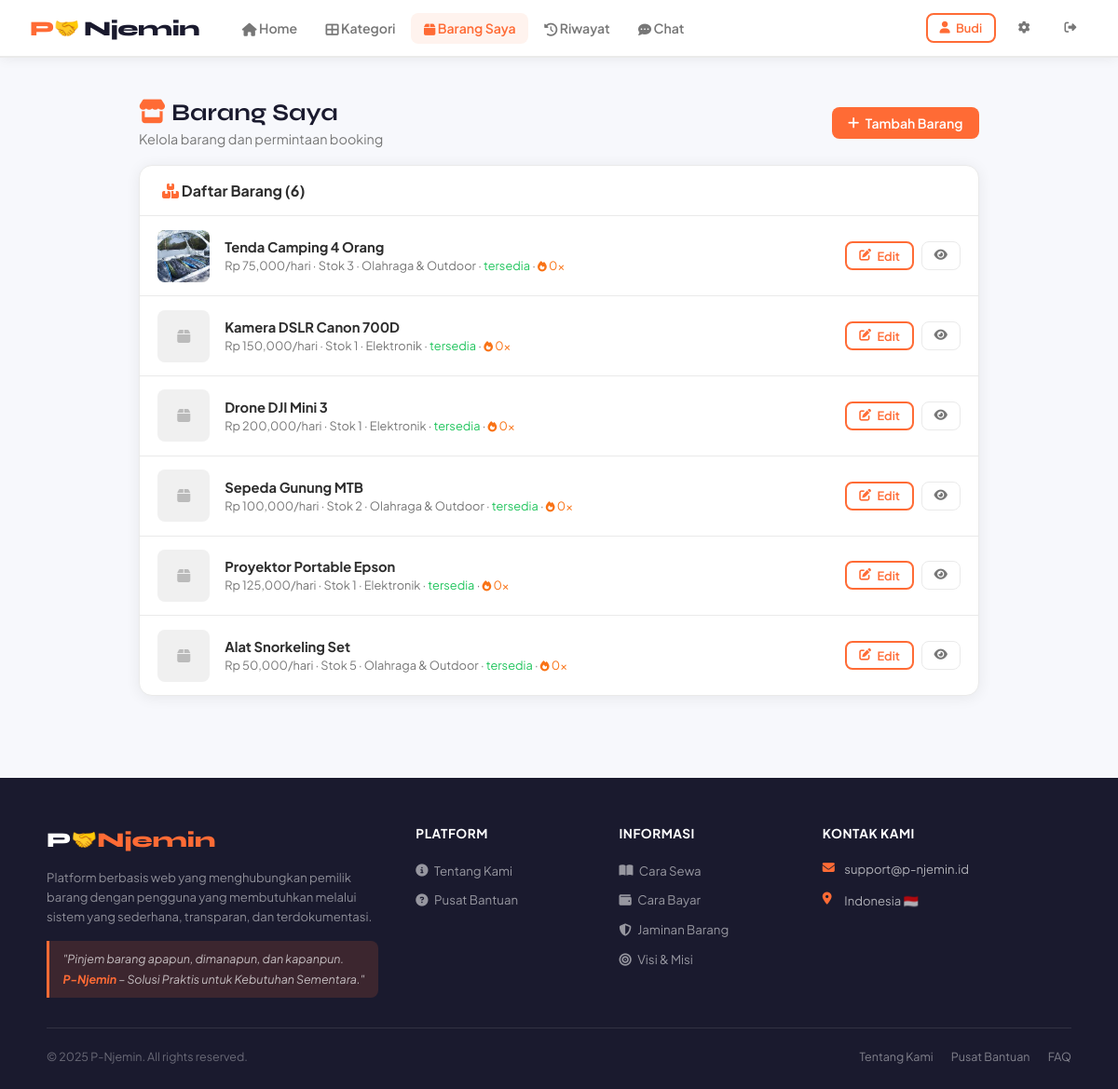
The page /barang_saya (signed in) on the database its author committed.
### tables this page shows
CREATE TABLE barang (
            id INTEGER PRIMARY KEY AUTOINCREMENT,
            nama_barang TEXT NOT NULL, deskripsi TEXT, harga_sewa REAL NOT NULL,
            stok INTEGER DEFAULT 1, lokasi TEXT, kategori TEXT, foto TEXT,
            id_pemilik INTEGER, rating REAL DEFAULT 0, total_disewa INTEGER DEFAULT 0,
            status TEXT DEFAULT 'tersedia', created_at TIMESTAMP DEFAULT CURRENT_TIMESTAMP,
            FOREIGN KEY (id_pemilik) REFERENCES users(id)
        );

### app.py (the view)
@app.route('/barang_saya')
def barang_saya():
    if 'user_id' not in session: return redirect(url_for('login'))
    if cek_blokir(): return redirect(url_for('akun_diblokir'))
    conn = get_db()
    barang = conn.execute("SELECT * FROM barang WHERE id_pemilik=? ORDER BY created_at DESC",(session['user_id'],)).fetchall()
    bookings = conn.execute("""
        SELECT t.*,b.nama_barang,u.nama as nama_peminjam,u.no_hp
        FROM transaksi t JOIN barang b ON t.id_barang=b.id JOIN users u ON t.id_user=u.id
        WHERE b.id_pemilik=? AND t.status='menunggu_persetujuan' ORDER BY t.created_at DESC
    """,(session['user_id'],)).fetchall()
    aktif = conn.execute("""
        SELECT t.*,b.nama_barang,u.nama as nama_peminjam,u.no_hp,u.id as id_peminjam
        FROM transaksi t JOIN barang b ON t.id_barang=b.id JOIN users u ON t.id_user=u.id
        WHERE b.id_pemilik=? AND t.status IN ('sedang_dipinjam','menunggu_pengembalian')
        ORDER BY t.created_at DESC
    """,(session['user_id'],)).fetchall()
    selesai = conn.execute("""
        SELECT t.*,b.nama_barang,u.nama as nama_peminjam
        FROM transaksi t JOIN barang b ON t.id_barang=b.id JOIN users u ON t.id_user=u.id
        WHERE b.id_pemilik=? AND t.status='selesai' ORDER BY t.created_at DESC LIMIT 20
    """,(session['user_id'],)).fetchall()
    denda_done = [l['id_transaksi'] for l in conn.execute("SELECT id_transaksi FROM laporan WHERE id_pelapor=? AND tipe_pelapor='pemilik'",(session['user_id'],)).fetchall()]
    laporan_masuk = conn.execute("""
        SELECT l.*,u.nama as nama_peminjam,b.nama_barang
        FROM laporan l JOIN users u ON l.id_pelapor=u.id
        JOIN transaksi t ON l.id_transaksi=t.id JOIN barang b ON t.id_barang=b.id
        WHERE b.id_pemilik=? AND l.tipe_pelapor='peminjam' AND l.status='menunggu'
        ORDER BY l.created_at DESC
    """,(session['user_id'],)).fetchall()
    reviews_peminjam_done = [r['id_transaksi'] for r in conn.execute(
        "SELECT id_transaksi FROM review_peminjam WHERE id_pemilik=?",(session['user_id'],)
    ).fetchall()]
    return render_template('barang_saya.html', barang=barang, bookings=bookings,
                           aktif=aktif, selesai=selesai, denda_done=denda_done,
                           laporan_masuk=laporan_masuk, reviews_peminjam_done=reviews_peminjam_done,
                           notif_count=notif_count())

### app.py (called while the page is built)
def get_db():
    if 'db' not in g:
        g.db = sqlite3.connect('database.db', check_same_thread=False)
        g.db.row_factory = sqlite3.Row
        g.db.execute("PRAGMA journal_mode=WAL")
    return g.db

def notif_count():
    if 'user_id' not in session: return 0
    return get_db().execute("SELECT COUNT(*) FROM notifikasi WHERE id_user=? AND dibaca=0", (session['user_id'],)).fetchone()[0]

def chat_unread():
    if 'user_id' not in session: return 0
    try:
        return get_db().execute("SELECT COUNT(*) FROM chat WHERE id_penerima=? AND dibaca=0", (session['user_id'],)).fetchone()[0]
    except: return 0

@app.context_processor
def inject_globals():
    return dict(chat_unread_count=chat_unread())

def cek_blokir():
    if 'user_id' in session:
        user = get_db().execute("SELECT status FROM users WHERE id=?", (session['user_id'],)).fetchone()
        if user and user['status'] == 'diblokir':
            return True
    return False

### templates/barang_saya.html (shortened to what this page needs)
{% extends 'base.html' %}
{% block content %}
<div class="owner-wrap">
    <div style="display:flex;align-items:center;justify-content:space-between;margin-bottom:1.2rem">
        <div class="page-header" style="padding:0;margin:0">
            <h1><i class="fas fa-store" style="color:var(--primary)"></i> Barang Saya</h1>
            <p>Kelola barang dan permintaan booking</p>
        </div>
        <a href="{{ url_for('upload_barang') }}" class="btn btn-primary"><i class="fas fa-plus"></i> Tambah Barang</a>
    </div>
    <div class="card">
        <div class="card-header"><i class="fas fa-boxes" style="color:var(--primary)"></i> Daftar Barang ({{ barang|length }})</div>
        {% if barang %}
        {% for b in barang %}
        <div class="barang-list-item">
            <div class="barang-list-thumb">
                {% if b.foto %}<img src="{{ url_for('static', filename='images/uploads/' + b.foto) }}" alt="">
                {% else %}<i class="fas fa-box"></i>{% endif %}
            </div>
            <div class="barang-list-info">
                <div class="nama">{{ b.nama_barang }}</div>
                <div class="meta">
                    Rp {{ "{:,.0f}".format(b.harga_sewa) }}/hari &middot;
                    Stok {{ b.stok }} &middot; {{ b.kategori or '—' }} &middot;
                    <span style="color:{% if b.status == 'tersedia' %}var(--success){% else %}var(--danger){% endif %}">{{ b.status }}</span>
                    &middot; <span style="color:#f97316"><i class="fas fa-fire" style="font-size:0.7rem"></i> {{ b.total_disewa }}x</span>
                </div>
            </div>
            <div style="display:flex;gap:0.5rem;flex-shrink:0">
                <a href="{{ url_for('edit_barang', id_barang=b.id) }}" class="btn btn-outline btn-sm"><i class="fas fa-edit"></i> Edit</a>
                <a href="{{ url_for('detail_barang', id=b.id) }}" class="btn btn-sm" style="border:1px solid var(--border);color:var(--text-muted)"><i class="fas fa-eye"></i></a>
            </div>
        </div>
        {% endfor %}
        {% endif %}
    </div>
</div>
{% endblock %}

### templates/base.html (style rules this page uses)
:root { --primary: #FF6B35; --primary-dark: #e55a25; --primary-light: #fff3ee; --secondary: #1a1a2e; --accent: #FFD700; --text: #2d2d2d; --text-muted: #777; --bg: #f7f8fc; --card-bg: #ffffff; --border: #eaeaea; --success: #22c55e; --warning: #f59e0b; --danger: #ef4444; --info: #3b82f6; --radius: 14px; --radius-sm: 8px; --shadow: 0 2px 16px rgba(0,0,0,0.07); --shadow-hover: 0 8px 32px rgba(255,107,53,0.15); }
* { margin: 0; padding: 0; box-sizing: border-box; }
body { font-family: 'Plus Jakarta Sans', sans-serif; background: var(--bg); color: var(--text); }
.btn { display: inline-flex; align-items: center; gap: 0.4rem; padding: 0.5rem 1.1rem; border-radius: var(--radius-sm); font-size: 0.88rem; font-weight: 600; cursor: pointer; border: none; text-decoration: none; transition: all 0.2s; }
.btn-primary { background: var(--primary); color: white; }
.btn-outline { background: transparent; color: var(--primary); border: 2px solid var(--primary); }
.btn-sm { padding: 0.35rem 0.8rem; font-size: 0.8rem; }
.page-header { padding: 1.5rem 0 1rem; }
.page-header h1 { font-family: 'Syne', sans-serif; font-size: 1.6rem; color: var(--secondary); }
.page-header p { color: var(--text-muted); font-size: 0.9rem; margin-top: 0.25rem; }
.card { background: var(--card-bg); border-radius: var(--radius); border: 1px solid var(--border); box-shadow: var(--shadow); overflow: hidden; }
.card-header { padding: 1rem 1.5rem; border-bottom: 1px solid var(--border); font-weight: 700; font-size: 1rem; }

### templates/barang_saya.html (style rules this page uses)
.owner-wrap { max-width: 950px; margin: 0 auto; padding: 1.5rem; }
.barang-list-item { display: flex; align-items: center; gap: 1rem; padding: 0.9rem 1.2rem; border-bottom: 1px solid var(--border); }
.barang-list-item:last-child { border-bottom: none; }
.barang-list-thumb { width: 56px; height: 56px; border-radius: var(--radius-sm); object-fit: cover; background: #f0f0f0; display: flex; align-items: center; justify-content: center; color: #bbb; overflow: hidden; flex-shrink: 0; }
.barang-list-thumb img { width: 56px; height: 56px; object-fit: cover; }
.barang-list-info { flex: 1; }
.barang-list-info .nama { font-weight: 700; font-size: 0.92rem; }
.barang-list-info .meta { font-size: 0.8rem; color: var(--text-muted); margin-top: 0.2rem; }

### rows shown on the page
barang: foto (picture), nama_barang "Tenda Camping 4 Orang", harga_sewa "75,000", stok "3", kategori "Olahraga & Outdoor", status "tersedia", total_disewa "0"
barang: nama_barang "Kamera DSLR Canon 700D", harga_sewa "150,000", stok "1", kategori "Elektronik", status "tersedia", total_disewa "0"
barang: nama_barang "Drone DJI Mini 3", harga_sewa "200,000", stok "1", kategori "Elektronik", status "tersedia", total_disewa "0"
barang: nama_barang "Sepeda Gunung MTB", harga_sewa "100,000", stok "2", kategori "Olahraga & Outdoor", status "tersedia", total_disewa "0"
barang: nama_barang "Proyektor Portable Epson", harga_sewa "125,000", stok "1", kategori "Elektronik", status "tersedia", total_disewa "0"
barang: nama_barang "Alat Snorkeling Set", harga_sewa "50,000", stok "5", kategori "Olahraga & Outdoor", status "tersedia", total_disewa "0"

### other values the page prints
{{ session.get('nama','').split()[0] }} "Budi"
{{ barang|length }} "6"
